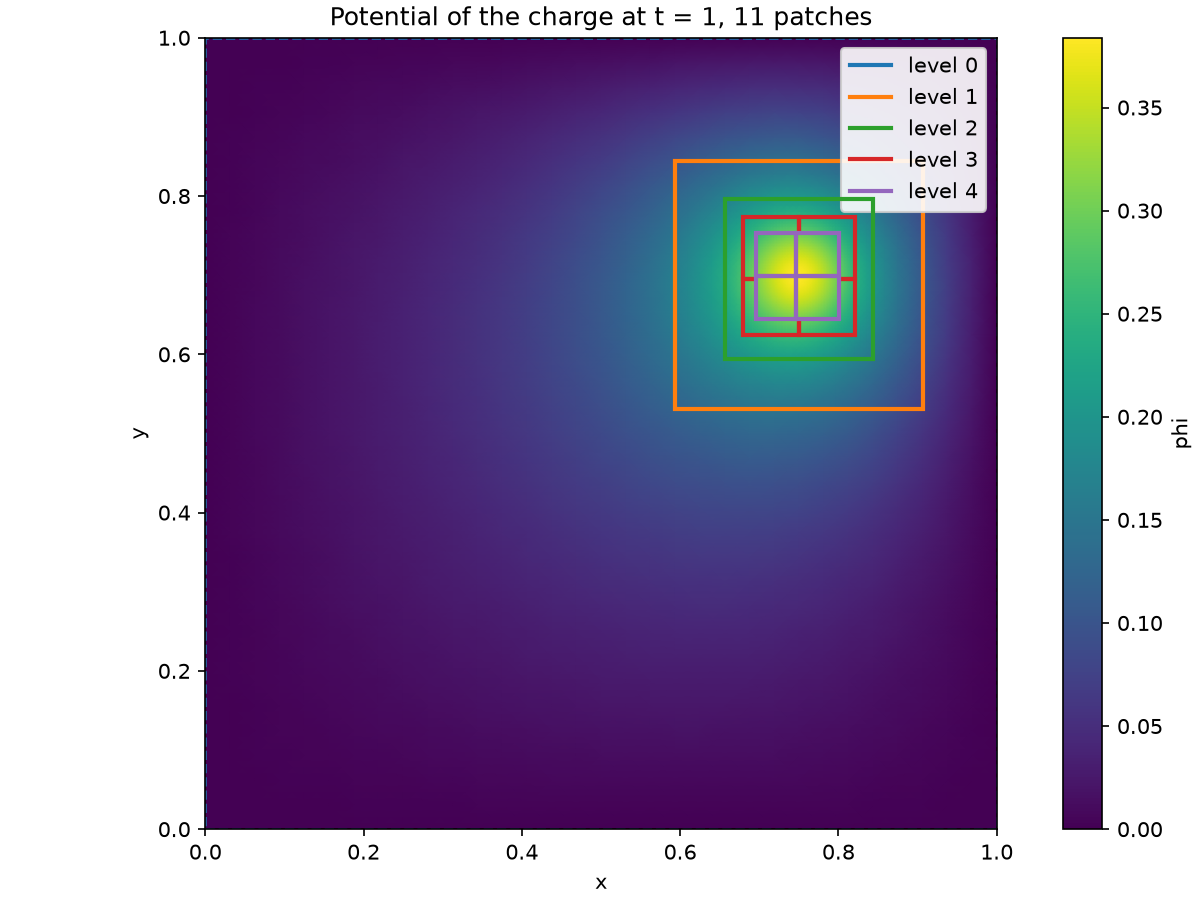

The Python source for this figure:
"""A charge that moves, a mesh that follows it, and what every step costs.

A Gaussian charge crosses a grounded box. At every step its density is set on
the patches, the cells across which it changes by more than a threshold are
tagged, the hierarchy is regridded, the node-centered solver is built (numbered
and factorized) for the new mesh, and the potential is solved. A uniform mesh
as fine as the finest patches is factorized once for the whole run, but has
many more unknowns to solve for at every step.
"""

import time
from pathlib import Path

import numpy as np

from patchwork import AMRHierarchy, NodalPoisson, gradient_tags, plot_patches

BASE = 32
STEPS = 20
WIDTH = 0.002  # of the Gaussian, in squared length
THRESHOLD = 10.0  # change of the density across a cell that asks for finer cells


def density(x, y, t):
    """The charge density at time ``t``: a Gaussian of unit charge."""
    cx, cy = 0.25 + 0.5 * t, 0.3 + 0.4 * t
    return np.exp(-((x - cx) ** 2 + (y - cy) ** 2) / WIDTH) / (np.pi * WIDTH)


def deposit(mesh, t):
    """Set the density on every patch, as a particle code would deposit it."""
    for patch in mesh.local_patches:
        x, y = patch.local_node_coordinates(mesh, "rho")
        patch.field("rho").local[...] = density(x, y, t)


timings = {name: 0.0 for name in ("deposit", "tag", "regrid", "build", "solve")}


def timed(name, call, *args, **kwargs):
    """Call ``call`` and add its time to ``timings[name]``."""
    start = time.perf_counter()
    result = call(*args, **kwargs)
    timings[name] += time.perf_counter() - start
    return result


mesh = AMRHierarchy(base_shape=(BASE, BASE))
mesh.allocate_field("rho", centering="node")
deposit(mesh, 0.0)
while True:  # one more level per regrid, until the charge is resolved
    deeper = mesh.regrid(gradient_tags(mesh, "rho", THRESHOLD), max_patch_size=32)
    deposit(deeper, 0.0)
    if deeper.max_level == mesh.max_level:
        break
    mesh = deeper
finest = mesh.max_level
fine = BASE * 2**finest

unknowns = []
depths = set()
for step in range(1, STEPS + 1):
    t = step / STEPS
    timed("deposit", deposit, mesh, t)
    tags = timed("tag", gradient_tags, mesh, "rho", THRESHOLD)
    mesh = timed("regrid", mesh.regrid, tags, max_patch_size=32)
    timed("deposit", deposit, mesh, t)
    solver = timed("build", NodalPoisson, mesh)
    potential = timed("solve", solver.solve, "rho", potential="phi")
    unknowns.append(solver.free.size)
    depths.add(mesh.max_level)
adaptive = dict(timings)

# the uniform mesh: one factorization, a solve per step
for name in timings:
    timings[name] = 0.0
uniform = AMRHierarchy(base_shape=(fine, fine))
uniform.allocate_field("rho", centering="node")
uniform_solver = timed("build", NodalPoisson, uniform)
for step in range(1, STEPS + 1):
    timed("deposit", deposit, uniform, step / STEPS)
    reference = timed("solve", uniform_solver.solve, "rho")

# the adaptive potential on the base nodes, against the uniform one there
nodes = solver.nodes
on_base = (nodes.to_level(0) @ potential).reshape(nodes.level_shape(0))
uniform_nodes = uniform_solver.nodes
on_fine = (uniform_nodes.to_level(0) @ reference).reshape(fine + 1, fine + 1)
reference_base = on_fine[:: 2**finest, :: 2**finest]
difference = np.abs(on_base - reference_base).max() / np.abs(reference_base).max()

print(
    f"{STEPS} steps, {sorted(depths)} levels of patches on a {BASE} x {BASE} base, "
    f"{len(mesh.patches)} patches at the end"
)
print(f"{'':12s} {'adaptive':>10s} {'uniform':>10s}   (ms per step)")
for name in ("deposit", "tag", "regrid", "build", "solve"):
    per_step = adaptive[name] / STEPS * 1e3
    other = timings[name] / (1 if name == "build" else STEPS) * 1e3
    note = "  (once)" if name == "build" else ""
    print(f"{name:12s} {per_step:10.2f} {other:10.2f}{note}")
total = sum(adaptive.values()) / STEPS * 1e3
uniform_total = (timings["deposit"] + timings["solve"]) / STEPS * 1e3
print(f"{'step':12s} {total:10.2f} {uniform_total:10.2f}   (+ the uniform build once)")
print(
    f"unknowns: {min(unknowns)}-{max(unknowns)} adaptive, "
    f"{uniform_solver.free.size} uniform ({fine} x {fine} cells)"
)
print(
    f"largest difference of the potentials on the base nodes: {difference:.1e} (relative)"
)
# regridding every k steps: the solve and the deposit every step, the rest every k-th
every = {}
for k in (1, 5, 10, 20):
    fixed = (adaptive["deposit"] / 2 + adaptive["solve"]) / STEPS
    changing = (adaptive["tag"] + adaptive["regrid"] + adaptive["build"]) / STEPS
    every[k] = (fixed + changing / k) * 1e3
print(
    "estimated ms per step when regridding every k steps: "
    + ", ".join(f"k={k}: {ms:.0f}" for k, ms in every.items())
)

result = plot_patches(mesh, field="phi", show_grid=False)
if result is not None:
    figure, axes = result
    axes.set_title(f"Potential of the charge at t = 1, {len(mesh.patches)} patches")
    output = Path(__file__).with_name("regrid_moving_charge.png")
    figure.savefig(output, dpi=150)
    print(f"Saved {output}")
